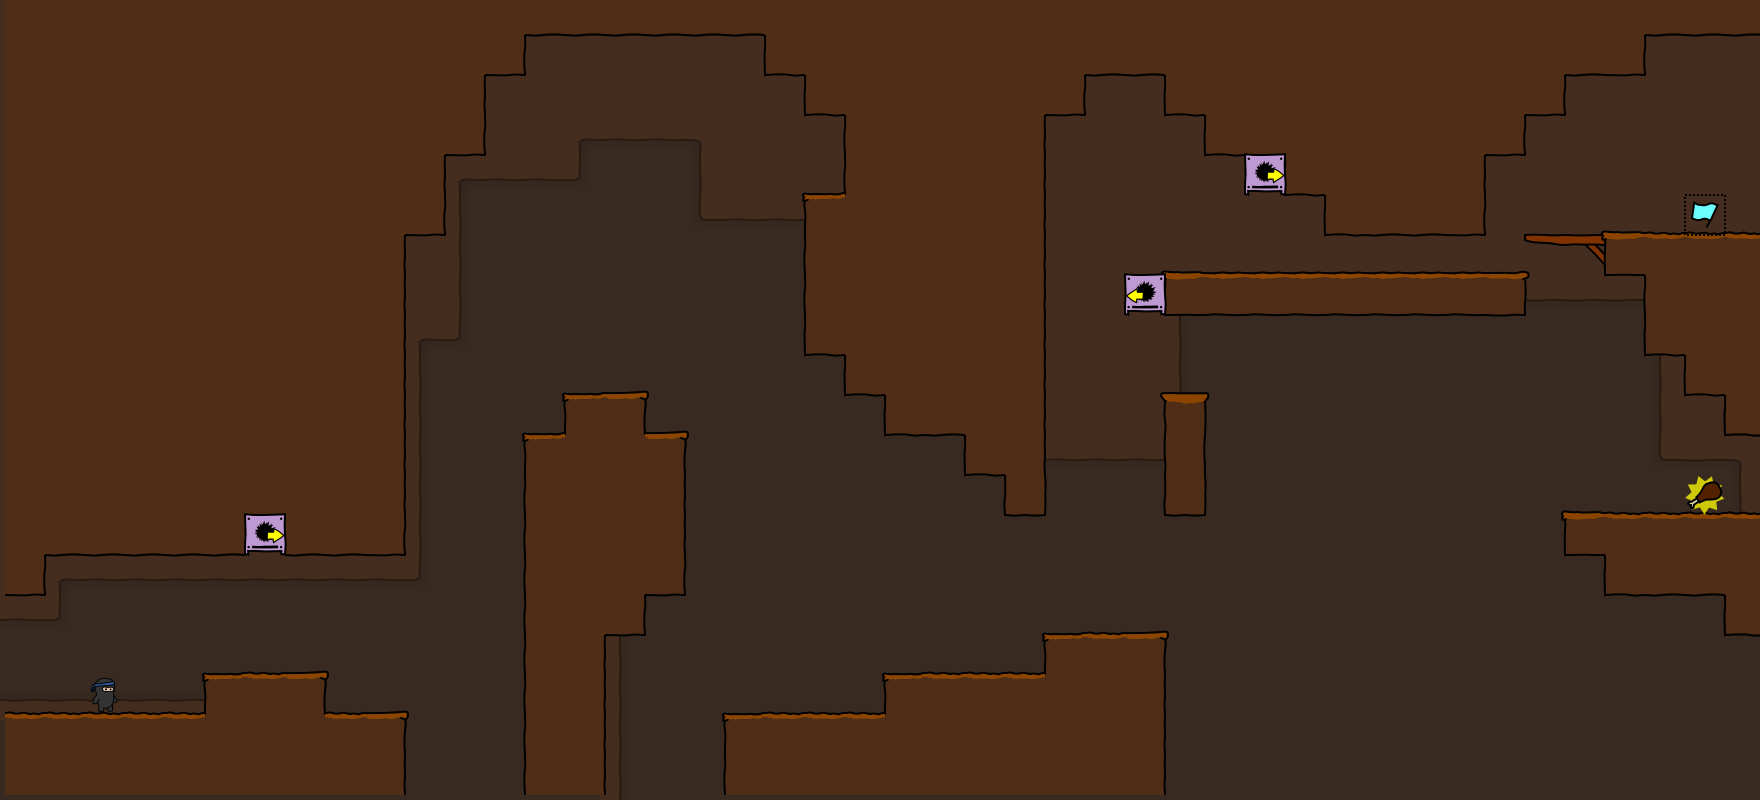

Rendered tile map (Tiled .tmx) drawn with the repository's tilesets; below, a short description and the map source with its tile grids summarised:
An orthogonal 44x20 tile map with 40x40 px tiles, 3 tile layers (bg, walls, objects), 1 hidden layer not drawn, 4 tilesets.

<map version="1.0" orientation="orthogonal" width="44" height="20" tilewidth="40" tileheight="40">
 <properties>
  <property name="atl_directory" value="maps/" />
  <property name="atl_drawObjects" value="true" />
  <property name="atl_useSpritebatch" value="true" />
  <property name="atl_viewH" value="600" />
  <property name="atl_viewPadding" value="10" />
  <property name="atl_viewScaling" value="1" />
  <property name="atl_viewW" value="800" />
  <property name="atl_viewX" value="0" />
  <property name="atl_viewY" value="0" />
 </properties>
 <tileset firstgid="1" name="world1" tilewidth="50" tileheight="50">
  <image source="world1.png" width="400" height="850" />
 </tileset>
 <tileset firstgid="137" name="background" tilewidth="40" tileheight="40">
  <image source="background1.png" width="320" height="1480" />
 </tileset>
 <tileset firstgid="433" name="objectpalette" tilewidth="50" tileheight="50">
  <image source="objectpalette.png" width="400" height="500" />
 </tileset>
 <tileset firstgid="513" name="foreground" tilewidth="50" tileheight="50">
  <image source="foreground1.png" width="400" height="400" />
 </tileset>
 <layer name="bg" width="44" height="20">
  <properties>
   <property name="atl_offsetX" value="0" />
   <property name="atl_offsetY" value="0" />
   <property name="atl_parallaxX" value="1" />
   <property name="atl_parallaxY" value="1" />
  </properties>
  <data>[880 cells, 880 non-empty, 12 distinct tile ids]</data>
 </layer>
 <layer name="walls" width="44" height="20">
  <properties>
   <property name="atl_offsetX" value="0" />
   <property name="atl_offsetY" value="0" />
   <property name="atl_parallaxX" value="1" />
   <property name="atl_parallaxY" value="1" />
  </properties>
  <data>[880 cells, 406 non-empty, 17 distinct tile ids]</data>
 </layer>
 <layer name="objects" width="44" height="20">
  <properties>
   <property name="atl_offsetX" value="0" />
   <property name="atl_offsetY" value="0" />
   <property name="atl_parallaxX" value="1" />
   <property name="atl_parallaxY" value="1" />
  </properties>
  <data>[880 cells, 6 non-empty, 5 distinct tile ids]</data>
 </layer>
 <layer name="fg" width="44" height="20" visible="0">
  <properties>
   <property name="atl_offsetX" value="0" />
   <property name="atl_offsetY" value="0" />
   <property name="atl_parallaxX" value="1" />
   <property name="atl_parallaxY" value="1" />
  </properties>
  <data>[880 cells, 0 non-empty, 0 distinct tile ids]</data>
 </layer>
</map>
